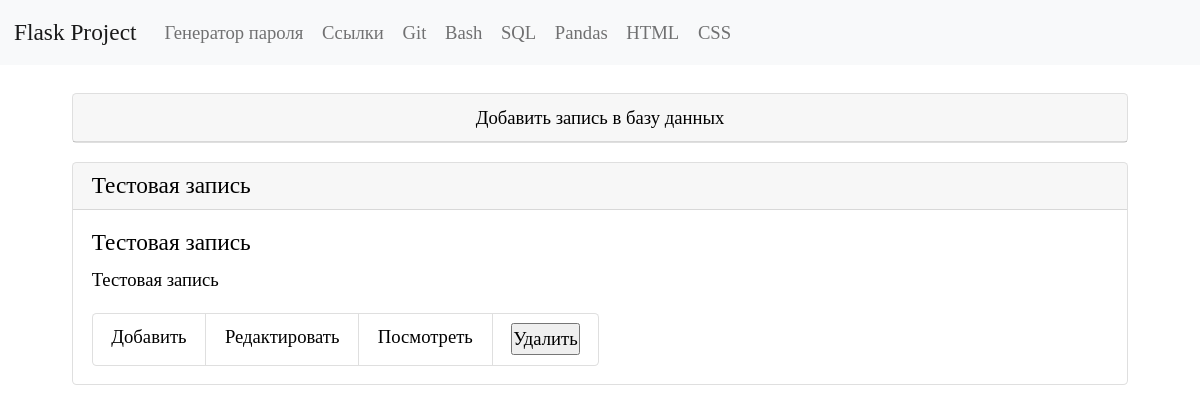
The page /html on the database as committed earlier.
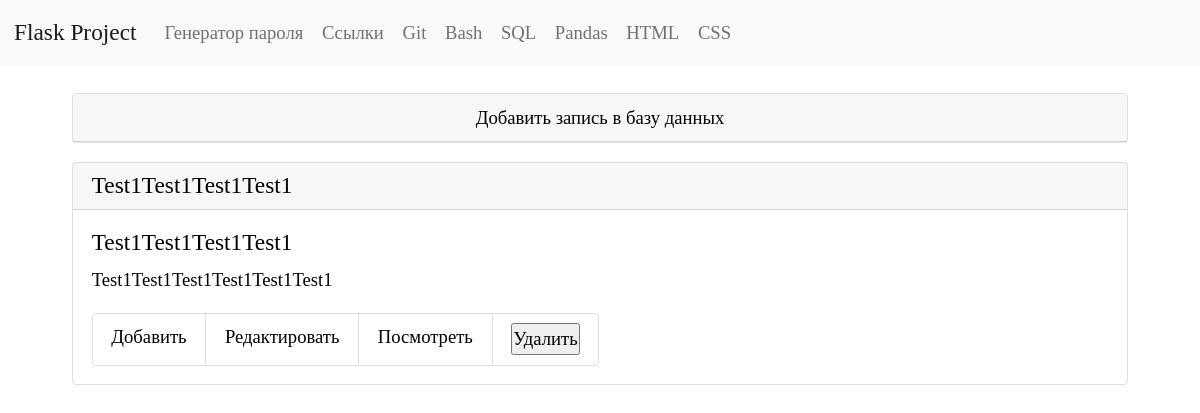
The same page on the database as committed later.
### tables this page shows
CREATE TABLE "html" (
    html_id INTEGER PRIMARY KEY AUTOINCREMENT,
    html_command TEXT NOT NULL,
    html_name TEXT NOT NULL
  , html_description TEXT);

### app.py (the view)
@app.route("/html")
def html_list_commands():
    conn = get_db_connection()
    html_list = conn.execute("SELECT * FROM html ORDER BY 1 DESC").fetchall()
    conn.close()
    return render_template("html/html_list_commands.html",
                           html_list=html_list, )

### app.py (called while the page is built)
def get_db_connection():
    conn = sqlite3.connect("database.db")
    conn.row_factory = sqlite3.Row
    return conn

### templates/html/html_list_commands.html
{% extends "base.html" %} {% block title %}Команды html{% endblock %} {% block content %}
<div class="container p-4">
   <div class="card mb-3">
      <div class="card-header text-center">
         <a href="{{ url_for('add_html_command') }}">Добавить запись в базу данных</a>
      </div>
   </div>
   {% for html_list in html_list %}
   <div class="card mb-3">
      <h5 class="card-header">{{ html_list['html_name'] }}</h5>
      <div class="card-body">
         <h5 class="card-title">{{ html_list['html_command'] }}</h5>
         <p class="card-text">{{ html_list['html_description'] }}</p>
         <ul class="list-group list-group-horizontal">
            <li class="list-group-item">
               <a href="{{ url_for('add_html_command') }}">Добавить</a>
            </li>
            <li class="list-group-item">
               <a href="{{ url_for('edit_html_command', html_id=html_list['html_id']) }}">Редактировать</a>
            </li>
            <li class="list-group-item">
               <a href="{{ url_for('get_post_html_command', html_id=html_list['html_id']) }}">Посмотреть</a>
            </li>
            <li class="list-group-item">
               <form action="{{ url_for('delete_html_command', html_id=html_list['html_id']) }}" class="add"
                  method="POST">
                  <input type="submit" value="Удалить"
                     onclick="return confirm('Вы уверены что хотите удалить запись?')" />
               </form>
            </li>
         </ul>
      </div>
   </div>
   {% endfor %}
</div>
{% endblock %}

### templates/base.html (shortened to what this page needs)
<!doctype html>
<html>
   <head>
      <link href="https://cdn.jsdelivr.net/npm/bootstrap@5.0.2/dist/css/bootstrap.min.css" rel="stylesheet">
      <link href="{{ url_for('static', filename='styles.css') }}" rel="stylesheet">
   </head>
   <body>
      {% include 'navbar.html' %}
      <main class="container">
         {% block content %}
         {% endblock %}
      </main>
   </body>
</html>

### templates/navbar.html (shortened to what this page needs)
<nav class="navbar navbar-expand-lg navbar-light bg-light">
   <div class="container-fluid">
      <a class="navbar-brand" href="{{ url_for('index') }}">Flask Project</a>
     <div class="collapse navbar-collapse" id="navbarNavAltMarkup">
       <div class="navbar-nav">
         <a class="nav-link" href="{{ url_for('password') }}">Генератор пароля</a>
         <a class="nav-link" href="{{ url_for('links_list_commands') }}">Ссылки</a>
         <a class="nav-link" href="{{ url_for('git_list_commands') }}">Git</a>
         <a class="nav-link" href="{{ url_for('bash_list_commands') }}">Bash</a>
         <a class="nav-link" href="{{ url_for('sql_list_commands') }}">SQL</a>
         <a class="nav-link" href="{{ url_for('pandas_list_commands') }}">Pandas</a>
         <a class="nav-link" href="{{ url_for('html_list_commands') }}">HTML</a>
         <a class="nav-link" href="{{ url_for('css_list_commands') }}">CSS</a>
       </div>
     </div>
   </div>
</nav>

### static/styles.css (style rules this page uses)
* { font-family: Bahnschrift; font-size: 14pt; color: black; margin: 0; padding: 0; }
a { color: black; text-decoration: none; }

Rows that differ between the two databases and show on the page:
removed html: html_name "Тестовая запись", html_command "Тестовая запись", html_description "Тестовая запись"
added html: html_name "Test1Test1Test1Test1", html_command "Test1Test1Test1Test1", html_description "Test1Test1Test1Test1Test1Test1"
